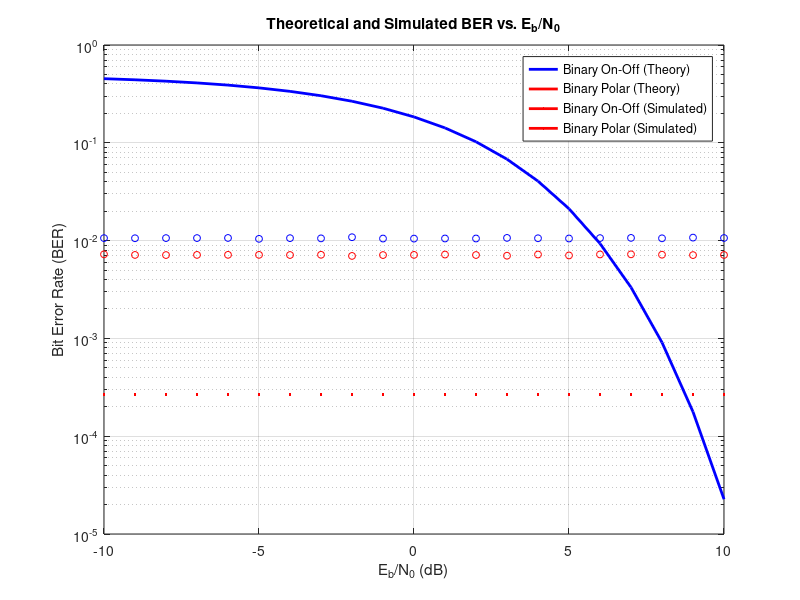

This figure's MATLAB source:
clc;
clear all;
close all;
% Set parameters
N = 1e6;  % Number of bits
Eb = 12;   % Energy per bit (in arbitrary units)
No = 2;    % Noise power spectral density (W/Hz)

% Convert No to noise variance
sigma_sq = No/2;  % Variance of noise

% Generate random bits
bits = randi([0 1], N, 1);

% Range of Eb/N0 values in dB
EbN0_dB = -10:1:10; % dB

% Convert Eb/N0 from dB to linear scale
EbN0_lin = 10.^(EbN0_dB/10);

% Calculate theoretical BER for binary on-off transmission
BER_on_off_theo = 0.5 * exp(-EbN0_lin); % Assuming on-off keying

% Calculate theoretical BER for binary polar transmission
A2 = sqrt(2*Eb); % Decision threshold
sigma_0 = sqrt(No); % Standard deviation of noise
BER_polar_theo = 0.5 * erfc(A2 / (sqrt(2) * sigma_0));

% Initialize arrays for simulated BER
BER_on_off_sim = zeros(size(EbN0_dB));
BER_polar_sim = zeros(size(EbN0_dB));

% Simulate BER for each Eb/N0 value
for i = 1:length(EbN0_dB)
    % Simulate BER for binary on-off transmission
    noise_on_off = sqrt(sigma_sq/2)*randn(N, 1);  % Zero-mean Gaussian noise
    received_symbols_on_off = sqrt(2*Eb)*bits + noise_on_off;
    decisions_on_off = received_symbols_on_off > sqrt(Eb);
    errors_on_off = sum(bits ~= decisions_on_off);
    BER_on_off_sim(i) = errors_on_off / N;

    % Simulate BER for binary polar transmission
    symbols_polar = sqrt(Eb/2) * (2*bits - 1); % +1 for 1, -1 for 0
    noise_polar = sqrt(No/2) * randn(N,1);
    received_symbols_polar = symbols_polar + noise_polar;
    decoded_data_polar = (received_symbols_polar > 0);
    errors_polar = sum(bits ~= decoded_data_polar);
    BER_polar_sim(i) = errors_polar / N;
end

% Plot the theoretical and simulated BER
figure;
semilogy(EbN0_dB, BER_on_off_theo, 'b', 'LineWidth', 2);
hold on;
semilogy(EbN0_dB, BER_polar_theo, 'r', 'LineWidth', 2);
semilogy(EbN0_dB, BER_on_off_sim, 'bo', 'MarkerSize', 5);
semilogy(EbN0_dB, BER_polar_sim, 'ro', 'MarkerSize', 5);
hold off;

% Add labels and legend
xlabel('E_b/N_0 (dB)');
ylabel('Bit Error Rate (BER)');
title('Theoretical and Simulated BER vs. E_b/N_0');
legend('Binary On-Off (Theory)', 'Binary Polar (Theory)', 'Binary On-Off (Simulated)', 'Binary Polar (Simulated)');
grid on;
